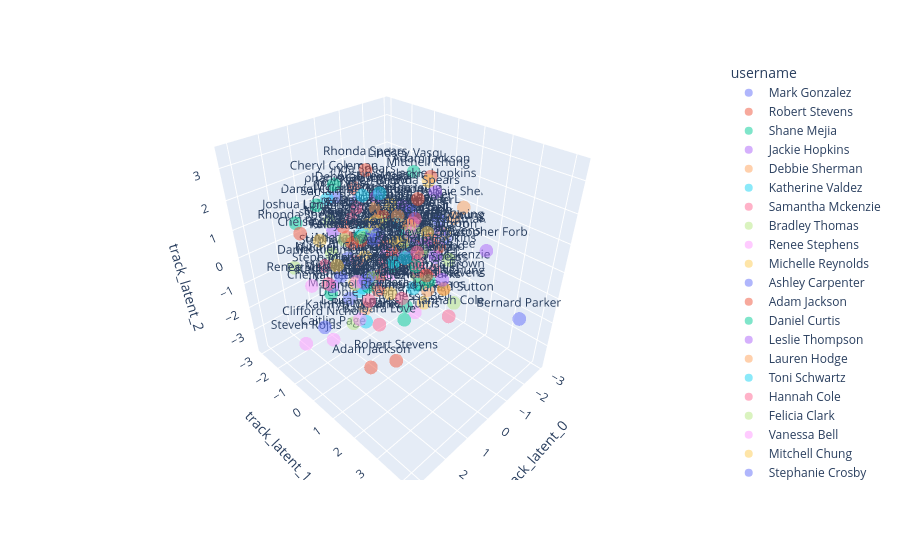
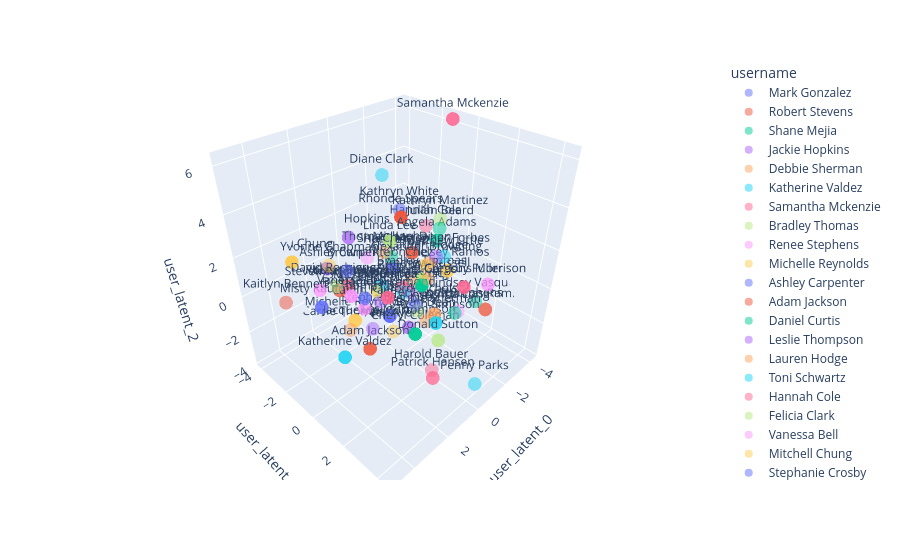

The code cell stored with these charts, in order, in its notebook:
### Markdown cell above
# Plotting the results

### Code cell
df_tracks = df_matrix_mf_filtered.copy()
df_tracks = df_tracks.sample(frac=1) # Shuffle the dataframe
df_tracks = df_tracks[:150] # Keep only 1000 tracks
df_tracks["username"] = df_tracks["username"].cat.remove_unused_categories()
df_tracks["id"] = df_tracks["id"].cat.remove_unused_categories()

# Add item latent factors to the dataframe
n_components = 3
items_latent_columns = [f"track_latent_{i}" for i in range(n_components)]
pca_items = PCA(n_components=n_components)
pca_items.fit(lmf.item_vectors.cpu().numpy())
for track_id in df_tracks["id"].unique():
    latent_factors = lmf.get_item_factors([whole_matrix_dataset.itemnames_to_ids([track_id])[0]]).tolist()
    df_tracks.loc[df_tracks["id"] == track_id, items_latent_columns] = pca_items.transform(latent_factors).flatten()

# Add user latent factors to the dataframe
users_latent_columns = [f"user_latent_{i}" for i in range(n_components)]
pca_user = PCA(n_components=n_components)
pca_user.fit(lmf.user_vectors.cpu().numpy())
for user_id in df_tracks["username"].unique():
    latent_factors = lmf.get_user_factors([whole_matrix_dataset.usernames_to_ids([user_id])[0]]).tolist()
    df_tracks.loc[df_tracks["username"] == user_id, users_latent_columns] = pca_user.transform(latent_factors).flatten()

plotting.plot_latent_space(
    df=df_tracks,
    color=df_tracks["username"],
    text=df_tracks["username"],
    latent_columns=items_latent_columns,
).show()

plotting.plot_latent_space(
    df=df_tracks,
    color=df_tracks["username"],
    text=df_tracks["username"],
    latent_columns=users_latent_columns,
).show()
